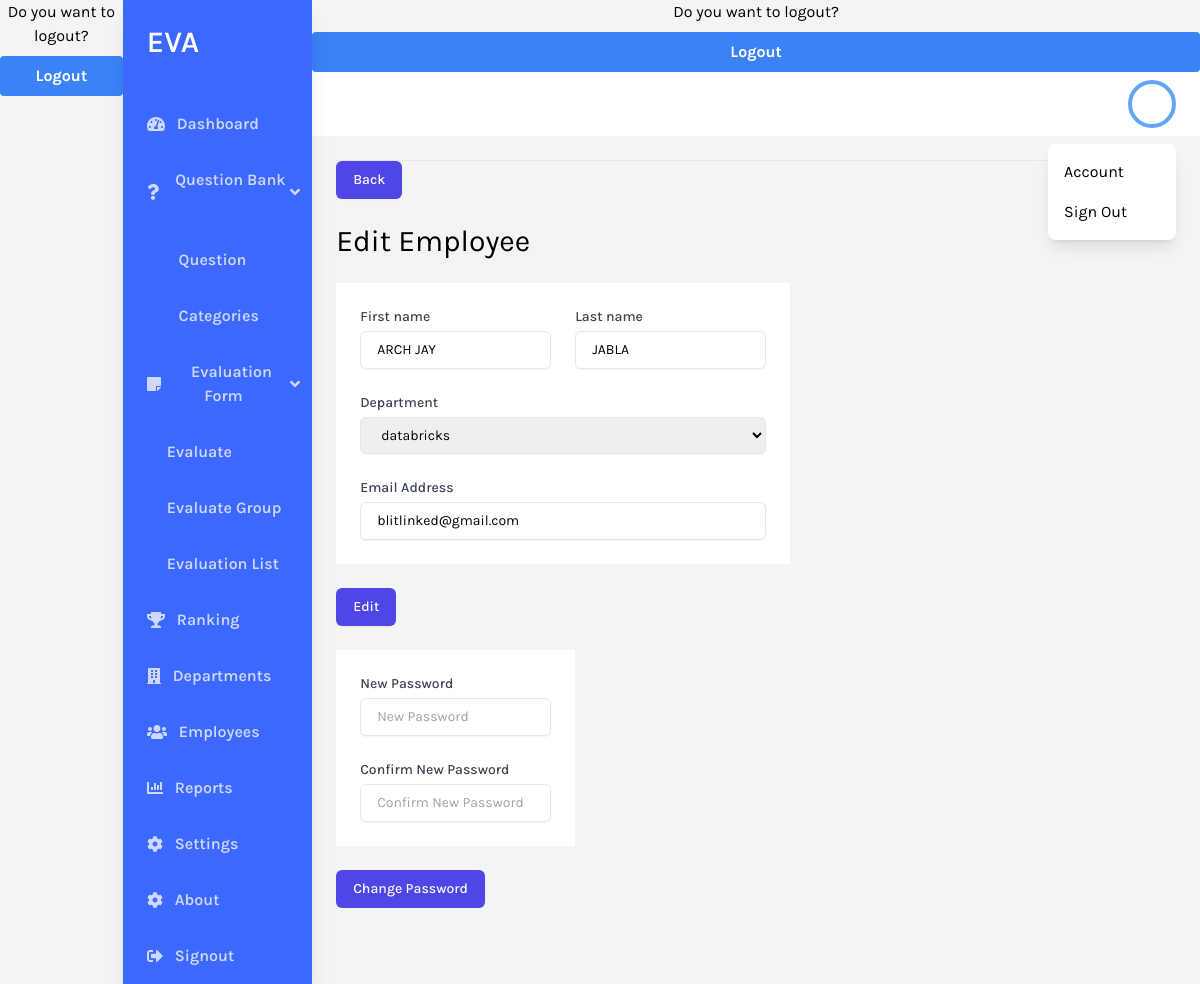
The app's page /employee/6 with its own data.
### eva/models.py (models this page shows, shortened)
class AppUser(models.Model):
    created_at = models.DateTimeField(auto_now_add=True)
    first_name = models.CharField(max_length=255)
    last_name = models.CharField(max_length=255)
    email = models.EmailField()
    password = models.CharField(max_length=255)
    role = models.CharField(
        max_length=255,
        choices=(
            ("admin", "Admin"),
            ("employee", "Employee"),
        ),
    )
    department = models.ForeignKey(Department, on_delete=models.CASCADE, default=None, null=True)
    secret_key = models.CharField(max_length=255, null=True)

### eva/views.py (the view, shortened to what this page needs)
# urls.py: path('employee/<int:pk>', views.employee_detail, name='employee_detail'),
def employee_detail(request, pk):
    data = get_object_or_404(AppUser, pk=pk)
    errors = None
    success = None
    def set_info():
        data.first_name = request.POST.get("first_name")
        data.last_name = request.POST.get("last_name")
        data.email = request.POST.get("email")
        data.department = Department.objects.get(pk=request.POST.get("department"))
        data.save()
    def set_password():
        data.password = request.POST.get("password")
        data.save()
    def validate_password():
        if not request.POST.get("password") or not request.POST.get("confirm_password"):
            raise ValidationError("Please input password")
        new_password = request.POST.get("password")
        confirm_password = request.POST.get("confirm_password")
        if new_password != confirm_password:
            raise ValidationError("Confirm password is incorrect. Please make sure your new password is the same with confirm password.")
    departments = Department.objects.all()
    return render(
        request,
        "eva/employee_detail.html",
        {
            "errors": errors,
            "success": success,
            "departments": departments,
            "data": data,
        })

### eva/models.py (called while the page is built)
    def __str__(self):
        return f"{self.name}"

### eva/templates/eva/employee_detail.html (shortened to what this page needs)
<!DOCTYPE html>
<html lang="en">
  <head>
    <script src="https://cdn.tailwindcss.com"></script>
  </head>
  <body class="bg-gray-100 font-family-karla flex">
    {% include 'includes/navbar.html' %}
    <div class="w-full flex flex-col h-screen overflow-y-hidden">
      {% include 'includes/header.html' %}
        <main class="w-full flex-grow p-6">
            <div class="w-full overflow-x-hidden border-t flex flex-col">
              <div>
                <a
                href = "{% url 'employees' %}"
                type="submit"
                class="inline-flex justify-center py-2 px-4 border border-transparent shadow-sm text-sm font-medium rounded-md text-white bg-indigo-600 hover:bg-indigo-700 focus:outline-none focus:ring-2 focus:ring-offset-2 focus:ring-indigo-500"
              >
                Back
              </a>
            <div>
          <h1 class="text-3xl text-black pb-6 py-6">Edit Employee</h1>
          <form action="{% url 'employee_detail' data.id %}" method="post">
            <div class="flex flex-row flex-wrap mb-6 self-auto">
              <div class="px-4 py-5 bg-white sm:p-6">
                <div class="grid grid-cols-6 gap-6">
                  <div class="col-span-6 sm:col-span-3">
                    <label
                      for="first_name"
                      class="block text-sm font-medium text-gray-700"
                      >First name</label
                    >
                    <input
                      type="text"
                      name="first_name"
                      placeholder="John"
                      class="mt-1 focus:ring-indigo-500 focus:border-indigo-500 block w-full shadow-sm sm:text-sm border border-gray-200 rounded-md px-4 py-2"
                      value="{{ data.first_name }}"
                    />
                  </div>
                  <div class="col-span-6 sm:col-span-3">
                    <label
                      for="last_name"
                      class="block text-sm font-medium text-gray-700"
                      >Last name</label
                    >
                    <input
                      type="text"
                      name="last_name"
                      placeholder="Doe"
                      class="mt-1 focus:ring-indigo-500 focus:border-indigo-500 block w-full shadow-sm sm:text-sm border border-gray-200 rounded-md px-4 py-2"
                      value="{{ data.last_name }}"
                    />
                  </div>
                  <div class="col-span-6">
                    <label
                      for="email"
                      class="block text-sm font-medium text-gray-700"
                      >Department</label
                    >
                    <select
                      class="mt-1 focus:ring-indigo-500 focus:border-indigo-500 block w-full shadow-sm sm:text-sm border border-gray-200 rounded-md px-4 py-2"
                      name="department"
                      value="{{ data.department }}"
                    >
                      {% for x in departments %}
                      <option value="{{ x.id }}">{{ x.name }}</option>
                      {% endfor %}
                    </select>
                  </div>
                  <div class="col-span-6">
                    <label
                      for="email"
                      class="block text-sm font-medium text-gray-700"
                      >Email Address</label
                    >
                    <input
                      type="text"
                      name="email"
                      placeholder="john@doe.com"
                      class="mt-1 focus:ring-indigo-500 focus:border-indigo-500 block w-full shadow-sm sm:text-sm border border-gray-200 rounded-md px-4 py-2"
                      value="{{ data.email }}"
                    />
                  </div>
                </div>
              </div>
            </div>
            <div>
              <button
                type="submit"
                class="inline-flex justify-center py-2 px-4 border border-transparent shadow-sm text-sm font-medium rounded-md text-white bg-indigo-600 hover:bg-indigo-700 focus:outline-none focus:ring-2 focus:ring-offset-2 focus:ring-indigo-500"
              >
                Edit
              </button>
            </div>
          </form>
          <form action="{% url 'employee_detail' data.id %}" method="post">
            <div class="flex flex-row flex-wrap mb-6 self-auto mt-6">
              <div class="px-4 py-5 bg-white sm:p-6">
                <div class="grid grid-cols-6 gap-6">
                  <div class="col-span-6">
                    <label
                      for="password"
                      class="block text-sm font-medium text-gray-700"
                      >New Password</label
                    >
                    <input
                      type="password"
                      name="password"
                      placeholder="New Password"
                      class="mt-1 focus:ring-indigo-500 focus:border-indigo-500 block w-full shadow-sm sm:text-sm border border-gray-200 rounded-md px-4 py-2"
                    />
                  </div>
                  <div class="col-span-6">
                    <label
                      for="password"
                      class="block text-sm font-medium text-gray-700"
                      >Confirm New Password</label
                    >
                    <input
                      type="password"
                      name="confirm_password"
                      placeholder="Confirm New Password"
                      class="mt-1 focus:ring-indigo-500 focus:border-indigo-500 block w-full shadow-sm sm:text-sm border border-gray-200 rounded-md px-4 py-2"
                    />
                  </div>
                </div>
              </div>
            </div>
            <div>
              <button
                type="submit"
                class="inline-flex justify-center py-2 px-4 border border-transparent shadow-sm text-sm font-medium rounded-md text-white bg-indigo-600 hover:bg-indigo-700 focus:outline-none focus:ring-2 focus:ring-offset-2 focus:ring-indigo-500"
              >
                Change Password
              </button>
            </div>
          </form>
        </main>
      </div>
  </body>
</html>

### eva/templates/eva/employee_detail.html (style rules this page uses)
.font-family-karla { font-family: karla; }

### records on screen
AppUser: first_name "ARCH JAY", last_name "JABLA", email "blitlinked@gmail.com"

### other values on screen
form field department "databricks"
